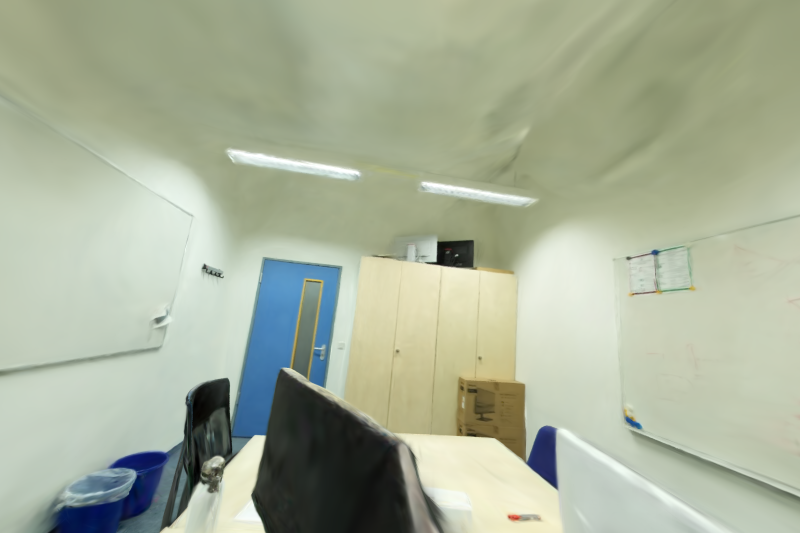
#> input picture qualitative_results/base_vis_new.png, 1600 x 1066 px (shown at 1/2 size)
$ python 'generate_qualitative results.py'
#> lines starting #> are read from the running program, lines starting #| are printed output that depends on the picture
from PIL import Image, ImageDraw, ImageOps
def create_single_image_zoom(img_path, output_path, crop_coords, zoom_scale=4, border_width=8):
    """
    Creates a side-by-side comparison of a full image and a zoomed-in detail.
    """
#> called with img_path = 'qualitative_results/base_vis_new.png', crop_coords = (1000, 1, 300, 300), zoom_scale = 3, border_width = 8
    # Load image
    img = Image.open(img_path).convert("RGB")
#> img is the input picture: PIL image 1600x1066 RGB; mean R, G, B 168.1, 176.6, 154.4

    # Define crop area (x, y, width, height)
    x, y, w, h = crop_coords
    crop_box = (x, y, x + w, y + h)

    # 1. Create and upscale the crop
    crop = img.crop(crop_box)
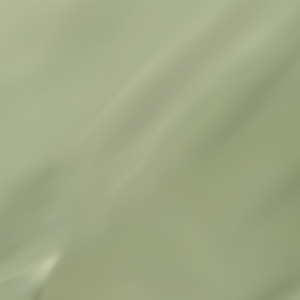
#> crop: PIL image 300x300 RGB; mean R, G, B 160.2, 167.3, 133.2
    zoom_size = (w * zoom_scale, h * zoom_scale)
    zoom = crop.resize(zoom_size, Image.LANCZOS)

    # 2. Add professional borders
    # Use a color that stands out (e.g., Yellow or Cyan)
    highlight_color = (255, 221, 0) # Gold/Yellow
    zoom = ImageOps.expand(zoom, border=border_width, fill=highlight_color)
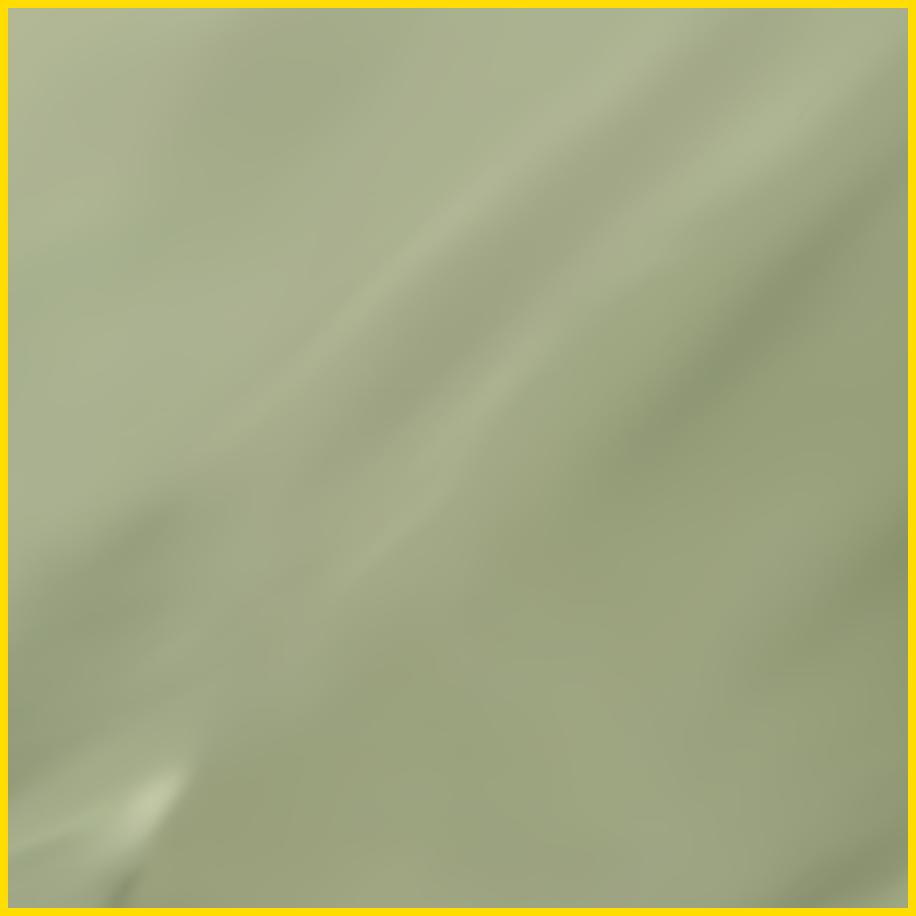
#> zoom: PIL image 916x916 RGB; mean R, G, B 163.5, 169.1, 128.5

    # 3. Draw the indicator box on the original image
    draw = ImageDraw.Draw(img)
    draw.rectangle(crop_box, outline=highlight_color, width=border_width)

    # 4. Combine side-by-side [Full Image | Zoomed Detail]
    padding = 20
    total_width = img.width + zoom.width + padding
#> total_width = 2536
    max_height = max(img.height, zoom.height)
#> max_height = 1066

    canvas = Image.new("RGB", (total_width, max_height), (255, 255, 255))
#> canvas: PIL image 2536x1066 RGB; every value is 255

    # Center vertically
    img_y = (max_height - img.height) // 2
#> img_y = 0
    zoom_y = (max_height - zoom.height) // 2
#> zoom_y = 75

    canvas.paste(img, (0, img_y))
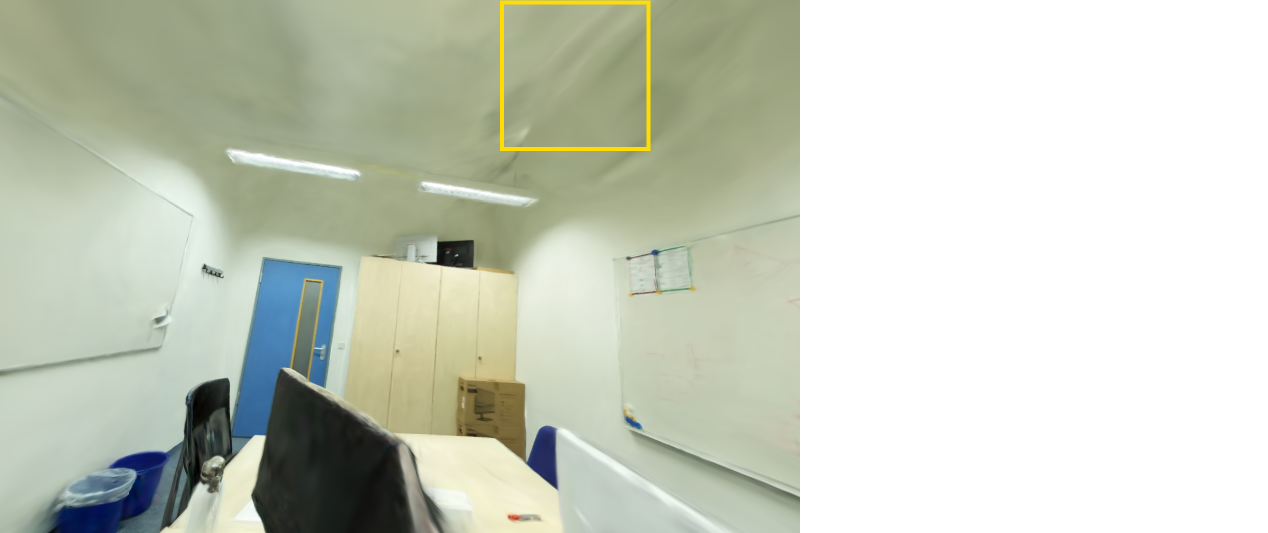
#> canvas: PIL image 2536x1066 RGB (shown at 1/2 size); mean R, G, B 200.5, 205.7, 191.1
    canvas.paste(zoom, (img.width + padding, zoom_y))
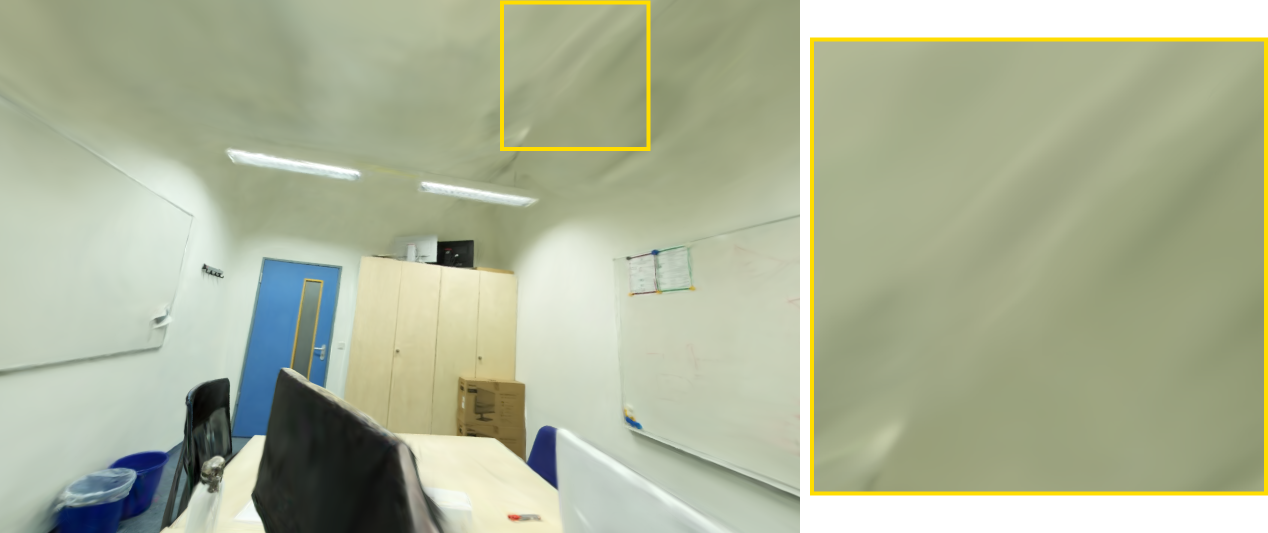
#> canvas: PIL image 2536x1066 RGB (shown at 1/2 size); mean R, G, B 172.1, 179.1, 151.8

    canvas.save(output_path)
    print(f"Qualitative result saved to {output_path}")

# --- CONFIGURATION ---
# Example: Zooming into a specific detail on a DTU scan or ScanNet++ object
create_single_image_zoom(
    img_path="qualitative_results/base_vis_new.png",
    output_path="qualitative_results/base_vis_new_zoom.png",
    crop_coords=(1000, 1, 300, 300), # Adjust these to hit your best detail!
    zoom_scale=3
)
